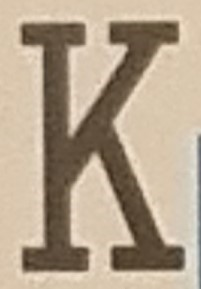
//> input picture CardIdentifier/Resources/Numbers/13.jpg, 201 x 289 px, given in place of the camera
$ ./main   (built with g++ and OpenCV 4)
//> lines starting //> are read from the running program, lines starting //| are printed output that depends on the picture; after the words box and inside, x2 and y2 are one past the last pixel; in counts of white or black regions, pixels touching at a corner belong together
### CardIdentifier/CardIdentifier.h
// CardIdentifier.h : Include file for standard system include files,
// or project specific include files.

#pragma once

#include <iostream>

// TODO: Reference additional headers your program requires here.

### CardIdentifier/main.cpp
// CardIdentifier.cpp : Defines the entry point for the application.
//

#include "CardIdentifier.h"
#include <iostream>
#include <filesystem>
#include <opencv2/opencv.hpp>

using namespace std;

void CallBackFunc(int event, int x, int y, int flags, void* userdata)
{
	if (event == cv::EVENT_LBUTTONDOWN)
	{
		cout << "Left button of the mouse is clicked - position (" << x << ", " << y << ")" << endl;
	}
	else if (event == cv::EVENT_RBUTTONDOWN)
	{
		cout << "Right button of the mouse is clicked - position (" << x << ", " << y << ")" << endl;
	}
	else if (event == cv::EVENT_MBUTTONDOWN)
	{
		cout << "Middle button of the mouse is clicked - position (" << x << ", " << y << ")" << endl;
	}
}

int main()
{
	std::vector<cv::Point2f> cardCorners, warpedCorners(4), midPoints(4);

	std::vector<std::vector<cv::Point>> edges, numberCont, warpedCont;
	std::vector<std::vector<cv::Point>> rectangles;
	std::vector<cv::Point> shapes;

	cv::VideoCapture cap(0);

	int threshL = 245;

	cv::namedWindow("Sliders", cv::WINDOW_AUTOSIZE);
	cv::namedWindow("w", cv::WINDOW_AUTOSIZE);
	cv::createTrackbar("ThreshL", "Sliders", &threshL, 255);

	cv::Mat cimg, img, cardImg, M, warpedImg, warpedImg2, result, sub;

	set<filesystem::path> sortedCards;
	cv::setMouseCallback("w", CallBackFunc, NULL);
	while (true) {
		std::string cardNumber;
		int nonZeroCount = 10000000;
		cap >> cardImg;
//> cardImg is the input picture: 289 rows x 201 cols, CV_8UC3; mean B, G, R 140.9, 162.2, 179.2

		cardImg.copyTo(cimg);
		cv::cvtColor(cardImg, cardImg, cv::COLOR_BGR2GRAY);
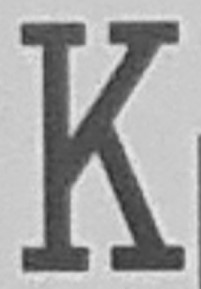
//> cardImg: 289 rows x 201 cols, CV_8UC1; min 45, max 235, mean 164.9
		cv::threshold(cardImg, cardImg, threshL, 255, cv::THRESH_BINARY_INV);
//> cardImg: 289 rows x 201 cols, CV_8UC1; every value is 255

		cv::findContours(cardImg, edges, cv::RETR_TREE, cv::CHAIN_APPROX_SIMPLE);
//> edges = 1 contour; box (x1, y1, x2, y2) and area: (0, 0, 201, 289) 57600

		for (std::vector<cv::Point> edge : edges) {
			cv::approxPolyDP(edge, shapes, 0.01*cv::arcLength(edge, true), true);
			if (shapes.size() == 4) {
				rectangles.push_back(shapes);
			}
		}
//> this loop made 1 pass
//> shapes on pass 1: 4 Points (x, y): [0, 0], [0, 288], [200, 288], [200, 0]

		for (int i = 0; i < rectangles.size(); i++) {
			if (cv::contourArea(rectangles[i]) > 200) {
				cv::drawContours(cimg, rectangles, i, cv::Scalar(255, 0, 255));
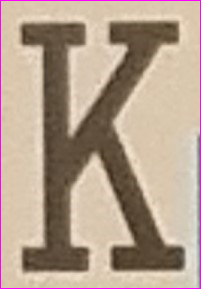
//> cimg: 289 rows x 201 cols, CV_8UC3; 1.68% of pixels changed, all inside (x1, y1, x2, y2) = (0, 0, 201, 289)

				for (int j = 0; j < rectangles[i].size(); j++) {
					cardCorners.push_back(cv::Point2f((float)rectangles[i][j].x, (float)rectangles[i][j].y));
				}
//> this loop made 4 passes

				midPoints[0] = (cardCorners[0] + cardCorners[1]) / 2;
//> midPoints = 4 Points (x, y): [0, 144], [0, 0], [0, 0], [0, 0]
				midPoints[1] = (cardCorners[1] + cardCorners[2]) / 2;
//> midPoints = 4 Points (x, y): [0, 144], [100, 288], [0, 0], [0, 0]
				midPoints[2] = (cardCorners[2] + cardCorners[3]) / 2;
//> midPoints = 4 Points (x, y): [0, 144], [100, 288], [200, 144], [0, 0]
				midPoints[3] = (cardCorners[3] + cardCorners[0]) / 2;
//> midPoints = 4 Points (x, y): [0, 144], [100, 288], [200, 144], [100, 0]

				warpedCorners[0].x = 0;
				warpedCorners[0].y = 0;
				warpedCorners[1].x = (float)norm(midPoints[1] - midPoints[3]);
//> warpedCorners = 4 Points (x, y): [0, 0], [288, 0], [0, 0], [0, 0]
				warpedCorners[1].y = 0;
				warpedCorners[2].x = warpedCorners[1].x;
//> warpedCorners = 4 Points (x, y): [0, 0], [288, 0], [288, 0], [0, 0]
				warpedCorners[2].y = (float)norm(midPoints[0] - midPoints[2]);
//> warpedCorners = 4 Points (x, y): [0, 0], [288, 0], [288, 200], [0, 0]
				warpedCorners[3].x = 0;
				warpedCorners[3].y = warpedCorners[2].y;
//> warpedCorners = 4 Points (x, y): [0, 0], [288, 0], [288, 200], [0, 200]

  				cv::Size warpedImgSize(cvRound(warpedCorners[2].x), cvRound(warpedCorners[2].y));
//> warpedImgSize = Size(288, 200)

				M = cv::getPerspectiveTransform(cardCorners, warpedCorners);
//> M = [[0, 1, 0], [1, 0, 0], [0, 0, 1]]

				cv::warpPerspective(cardImg, warpedImg, M, warpedImgSize);
//> warpedImg: 200 rows x 288 cols, CV_8UC1; every value is 255

				if (warpedImgSize.width > warpedImgSize.height) {
					cv::rotate(warpedImg, warpedImg, cv::ROTATE_90_CLOCKWISE);
//> warpedImg: 288 rows x 200 cols, CV_8UC1; every value is 255
				}


				cv::Size s(20, 70);
				cv::Point p(10, 35);
				cv::getRectSubPix(warpedImg, s, p, warpedImg);
//> warpedImg: 70 rows x 20 cols, CV_8UC1; every value is 255

				//cv::threshold(warpedImg, warpedImg, 123, 255, cv::THRESH_BINARY);

				cv::resize(warpedImg, warpedImg, cv::Size(70, 120));
//> warpedImg: 120 rows x 70 cols, CV_8UC1; every value is 255
				cv::findContours(warpedImg, warpedCont, cv::RETR_TREE, cv::CHAIN_APPROX_SIMPLE);
//> warpedCont = 1 contour; box (x1, y1, x2, y2) and area: (0, 0, 70, 120) 8211

				for (int l = 0; l < warpedCont.size(); l++) {
					if (boundingRect(warpedCont[l]).area() > 1000) {
						cv::rectangle(warpedImg, boundingRect(warpedCont[l]), cv::Scalar::all(255));
						std::cout << l << ": " << boundingRect(warpedCont[l]).area() << "; ";
					}
				}
//> this loop made 1 pass
//| 0: 8400;
				std::cout << "\n";

				for (auto& file : filesystem::directory_iterator("C:\\Users\\Owain\\source\\repos\\CardIdentifier\\CardIdentifier\\Resources\\Numbers")) {
					img = cv::imread(file.path().string());
					cv::cvtColor(img, img, cv::COLOR_BGR2GRAY);
					cv::GaussianBlur(img, img, cv::Size(3, 3), 0);
					cv::threshold(img, img, 123, 255, cv::THRESH_BINARY_INV);
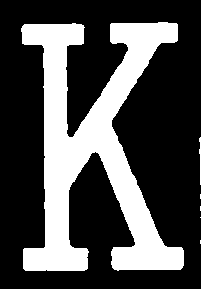
//> img: 289 rows x 201 cols, CV_8UC1; 29.9% white; 6 white regions (4 under 20 px)

					cv::findContours(img, numberCont, cv::RETR_TREE, cv::CHAIN_APPROX_SIMPLE);
//> numberCont = 6 contours, 5 with area under 20; largest, box (x1, y1, x2, y2) and area: (21, 22, 184, 271) 16616
					cv::Size S;
					cv::Point P;
					for (int k = 0; k < numberCont.size(); k++) {
						cv::Rect numR = boundingRect(numberCont[k]);
						if (numR.area() > 20000) {
							cv::rectangle(img, numR, cv::Scalar::all(255));
							S = numR.size();
							P = cv::Point(numR.x + numR.width / 2, numR.y + numR.height / 2);
						}
					}
//> this loop made 6 passes
//> (numR, P) on pass 6: (Rect(21, 22, 163, 249), Point(102, 146))
//> numR on passes 1 to 5: Rect(200, 240, 1, 4), Rect(200, 217, 1, 1), Rect(200, 206, 1, 5), Rect(200, 194, 1, 5), Rect(199, 137, 2, 48)
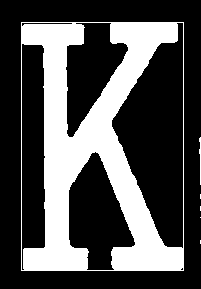
//> img: 289 rows x 201 cols, CV_8UC1; 31.1% white; 6 white regions (4 under 20 px), largest, box (x1, y1, x2, y2) and area: (21, 22, 184, 271) 18015, (199, 137, 201, 185) 57
					// [10 lines of commented-out code are left out]

					cv::imshow("mg", img);
					cv::imshow("w", warpedImg);
					//cv::imshow("sub", sub);
					cv::waitKey(0);
				}

				cardCorners.clear();
			}
		}
		cv::imshow("E", cimg);
		cv::imshow("D", cardImg);
		rectangles.clear();
//> rectangles = 0 contours

		std::cout << cardNumber << "\n";
		cv::waitKey(0);
	}

	return 0;
}

$ run again, on CardIdentifier/Resources/Numbers/2.jpg
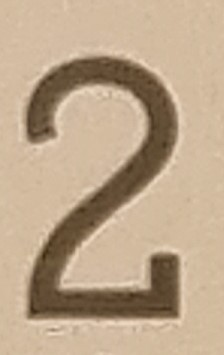
//> input picture CardIdentifier/Resources/Numbers/2.jpg, 224 x 355 px, given in place of the camera
//> cardImg is the input picture: 355 rows x 224 cols, CV_8UC3; mean B, G, R 138.7, 165.2, 188
//> `cv::cvtColor(cardImg, cardImg, cv::COLOR_BGR2GRAY);`:
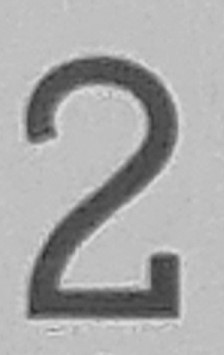
//> cardImg: 355 rows x 224 cols, CV_8UC1; min 44, max 222, mean 168.9
//> edges = 1 contour; box (x1, y1, x2, y2) and area: (0, 0, 224, 355) 78942
//> the loop `for (std::vector<cv::Point> edge : edges)` made 1 pass
//> shapes on pass 1: 4 Points (x, y): [0, 0], [0, 354], [223, 354], [223, 0]
//> cimg: 355 rows x 224 cols, CV_8UC3; 1.45% of pixels changed, all inside (x1, y1, x2, y2) = (0, 0, 224, 355)
//> the loop `for (int j = 0; j < rectangles[i].size(); j++)` made 4 passes
//> `midPoints[0] = (cardCorners[0] + cardCorners[1]) / 2;`: midPoints = 4 Points (x, y): [0, 177], [0, 0], [0, 0], [0, 0]
//> `midPoints[1] = (cardCorners[1] + cardCorners[2]) / 2;`: midPoints = 4 Points (x, y): [0, 177], [111.5, 354], [0, 0], [0, 0]
//> `midPoints[2] = (cardCorners[2] + cardCorners[3]) / 2;`: midPoints = 4 Points (x, y): [0, 177], [111.5, 354], [223, 177], [0, 0]
//> `midPoints[3] = (cardCorners[3] + cardCorners[0]) / 2;`: midPoints = 4 Points (x, y): [0, 177], [111.5, 354], [223, 177], [111.5, 0]
//> `warpedCorners[1].x = (float)norm(midPoints[1] - midPoints[3]);`: warpedCorners = 4 Points (x, y): [0, 0], [354, 0], [0, 0], [0, 0]
//> `warpedCorners[2].x = warpedCorners[1].x;`: warpedCorners = 4 Points (x, y): [0, 0], [354, 0], [354, 0], [0, 0]
//> `warpedCorners[2].y = (float)norm(midPoints[0] - midPoints[2]);`: warpedCorners = 4 Points (x, y): [0, 0], [354, 0], [354, 223], [0, 0]
//> `warpedCorners[3].y = warpedCorners[2].y;`: warpedCorners = 4 Points (x, y): [0, 0], [354, 0], [354, 223], [0, 223]
//> warpedImgSize = Size(354, 223)
//> M = [[0, 1, 0], [1, 0, 0], [0, 0, 1]]
//> warpedCont = 1 contour; box (x1, y1, x2, y2) and area: (0, 0, 70, 120) 8211
//> the loop `for (int l = 0; l < warpedCont.size(); l++)` made 1 pass
//| 0: 8400;
//> numberCont = 1 contour; box (x1, y1, x2, y2) and area: (26, 57, 178, 318) 15102
//> the loop `for (int k = 0; k < numberCont.size(); k++)` made 1 pass
//> (numR, P) on pass 1: (Rect(26, 57, 152, 261), Point(102, 187))
//> after the loop `for (int k = 0; k < numberCont.size(); k++)`:
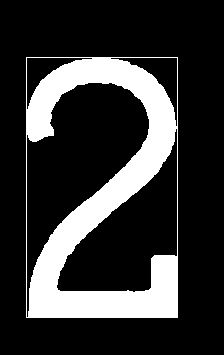
//> img: 355 rows x 224 cols, CV_8UC1; 20.6% white; 1 white region, box (x1, y1, x2, y2) and area: (26, 57, 178, 318) 16375
//> rectangles = 0 contours

$ run again, on CardIdentifier/Resources/Numbers/3.jpg
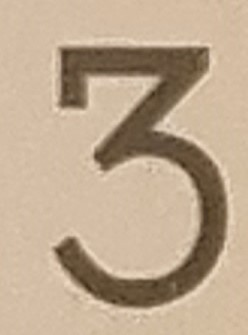
//> input picture CardIdentifier/Resources/Numbers/3.jpg, 248 x 335 px, given in place of the camera
//> cardImg is the input picture: 335 rows x 248 cols, CV_8UC3; mean B, G, R 143.3, 167.8, 189.3
//> `cv::cvtColor(cardImg, cardImg, cv::COLOR_BGR2GRAY);`:
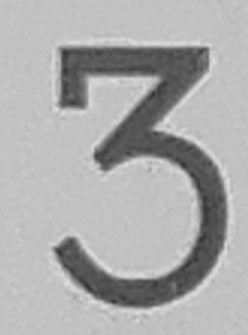
//> cardImg: 335 rows x 248 cols, CV_8UC1; min 48, max 226, mean 171.5
//> edges = 1 contour; box (x1, y1, x2, y2) and area: (0, 0, 248, 335) 82498
//> the loop `for (std::vector<cv::Point> edge : edges)` made 1 pass
//> shapes on pass 1: 4 Points (x, y): [0, 0], [0, 334], [247, 334], [247, 0]
//> cimg: 335 rows x 248 cols, CV_8UC3; 1.4% of pixels changed, all inside (x1, y1, x2, y2) = (0, 0, 248, 335)
//> the loop `for (int j = 0; j < rectangles[i].size(); j++)` made 4 passes
//> `midPoints[0] = (cardCorners[0] + cardCorners[1]) / 2;`: midPoints = 4 Points (x, y): [0, 167], [0, 0], [0, 0], [0, 0]
//> `midPoints[1] = (cardCorners[1] + cardCorners[2]) / 2;`: midPoints = 4 Points (x, y): [0, 167], [123.5, 334], [0, 0], [0, 0]
//> `midPoints[2] = (cardCorners[2] + cardCorners[3]) / 2;`: midPoints = 4 Points (x, y): [0, 167], [123.5, 334], [247, 167], [0, 0]
//> `midPoints[3] = (cardCorners[3] + cardCorners[0]) / 2;`: midPoints = 4 Points (x, y): [0, 167], [123.5, 334], [247, 167], [123.5, 0]
//> `warpedCorners[1].x = (float)norm(midPoints[1] - midPoints[3]);`: warpedCorners = 4 Points (x, y): [0, 0], [334, 0], [0, 0], [0, 0]
//> `warpedCorners[2].x = warpedCorners[1].x;`: warpedCorners = 4 Points (x, y): [0, 0], [334, 0], [334, 0], [0, 0]
//> `warpedCorners[2].y = (float)norm(midPoints[0] - midPoints[2]);`: warpedCorners = 4 Points (x, y): [0, 0], [334, 0], [334, 247], [0, 0]
//> `warpedCorners[3].y = warpedCorners[2].y;`: warpedCorners = 4 Points (x, y): [0, 0], [334, 0], [334, 247], [0, 247]
//> warpedImgSize = Size(334, 247)
//> M = [[0, 1, 0], [1, 0, 0], [0, 0, 1]]
//> warpedCont = 1 contour; box (x1, y1, x2, y2) and area: (0, 0, 70, 120) 8211
//> the loop `for (int l = 0; l < warpedCont.size(); l++)` made 1 pass
//| 0: 8400;
//> numberCont = 1 contour; box (x1, y1, x2, y2) and area: (55, 48, 226, 307) 15550
//> the loop `for (int k = 0; k < numberCont.size(); k++)` made 1 pass
//> (numR, P) on pass 1: (Rect(55, 48, 171, 259), Point(140, 177))
//> after the loop `for (int k = 0; k < numberCont.size(); k++)`:
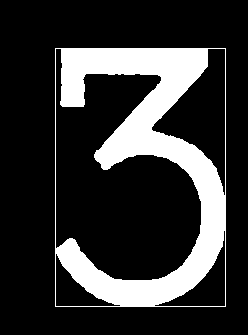
//> img: 335 rows x 248 cols, CV_8UC1; 20.2% white; 1 white region, box (x1, y1, x2, y2) and area: (55, 48, 226, 307) 16802
//> rectangles = 0 contours

$ run again, on CardIdentifier/Resources/Numbers/4.jpg
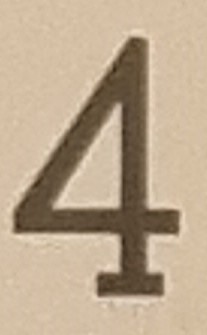
//> input picture CardIdentifier/Resources/Numbers/4.jpg, 207 x 335 px, given in place of the camera
//> cardImg is the input picture: 335 rows x 207 cols, CV_8UC3; mean B, G, R 142.4, 167.4, 187.4
//> `cv::cvtColor(cardImg, cardImg, cv::COLOR_BGR2GRAY);`:
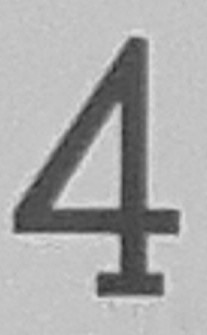
//> cardImg: 335 rows x 207 cols, CV_8UC1; min 40, max 224, mean 170.5
//> edges = 1 contour; box (x1, y1, x2, y2) and area: (0, 0, 207, 335) 68804
//> the loop `for (std::vector<cv::Point> edge : edges)` made 1 pass
//> shapes on pass 1: 4 Points (x, y): [0, 0], [0, 334], [206, 334], [206, 0]
//> cimg: 335 rows x 207 cols, CV_8UC3; 1.56% of pixels changed, all inside (x1, y1, x2, y2) = (0, 0, 207, 335)
//> the loop `for (int j = 0; j < rectangles[i].size(); j++)` made 4 passes
//> `midPoints[0] = (cardCorners[0] + cardCorners[1]) / 2;`: midPoints = 4 Points (x, y): [0, 167], [0, 0], [0, 0], [0, 0]
//> `midPoints[1] = (cardCorners[1] + cardCorners[2]) / 2;`: midPoints = 4 Points (x, y): [0, 167], [103, 334], [0, 0], [0, 0]
//> `midPoints[2] = (cardCorners[2] + cardCorners[3]) / 2;`: midPoints = 4 Points (x, y): [0, 167], [103, 334], [206, 167], [0, 0]
//> `midPoints[3] = (cardCorners[3] + cardCorners[0]) / 2;`: midPoints = 4 Points (x, y): [0, 167], [103, 334], [206, 167], [103, 0]
//> `warpedCorners[1].x = (float)norm(midPoints[1] - midPoints[3]);`: warpedCorners = 4 Points (x, y): [0, 0], [334, 0], [0, 0], [0, 0]
//> `warpedCorners[2].x = warpedCorners[1].x;`: warpedCorners = 4 Points (x, y): [0, 0], [334, 0], [334, 0], [0, 0]
//> `warpedCorners[2].y = (float)norm(midPoints[0] - midPoints[2]);`: warpedCorners = 4 Points (x, y): [0, 0], [334, 0], [334, 206], [0, 0]
//> `warpedCorners[3].y = warpedCorners[2].y;`: warpedCorners = 4 Points (x, y): [0, 0], [334, 0], [334, 206], [0, 206]
//> warpedImgSize = Size(334, 206)
//> M = [[-5.22e-17, 1, 0], [1, 0, 0], [0, 4.13e-19, 1]]
//> warpedCont = 1 contour; box (x1, y1, x2, y2) and area: (0, 0, 70, 120) 8211
//> the loop `for (int l = 0; l < warpedCont.size(); l++)` made 1 pass
//| 0: 8400;
//> numberCont = 2 contours; box (x1, y1, x2, y2) and area: (14, 38, 179, 296) 18294, (51, 102, 123, 211) 4372
//> the loop `for (int k = 0; k < numberCont.size(); k++)` made 2 passes
//> (numR, P) on pass 1: (Rect(14, 38, 165, 258), Point(96, 167))
//> after the loop `for (int k = 0; k < numberCont.size(); k++)`:
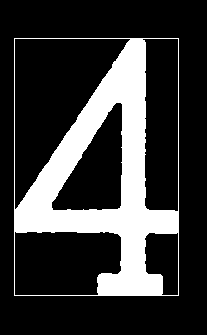
//> img: 335 rows x 207 cols, CV_8UC1; 22% white; 1 white region, box (x1, y1, x2, y2) and area: (14, 38, 179, 296) 15241
//> rectangles = 0 contours
